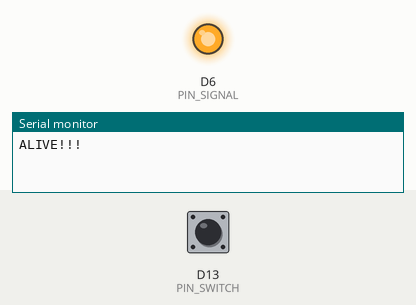
Simulated run of this sketch. Board: Arduino MKR. Parts: output pins drawn as LEDs (lit = HIGH), the last lines printed to the serial monitor. The inputs (shaded band) are chosen by the test bench; at power-on: D13 (PIN_SWITCH) LOW. WiFi joins after 1.5 s; servers stay silent unless stated; uploads are accepted with an empty reply.

Above: at 3.1 s.
At 17.3 s:
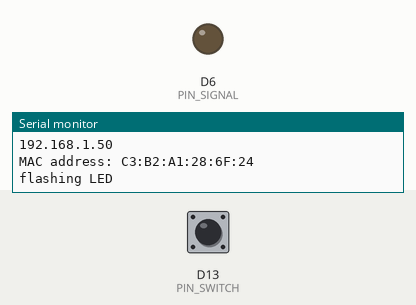
17.4 s: D13 (PIN_SWITCH) pulled HIGH for 3 s
At 18.5 s:
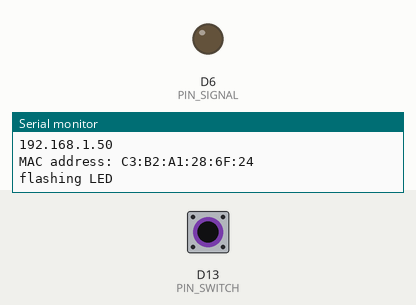
Timing chart, 0 to 20.4 s (numbered marks = the images above; inputs shaded):
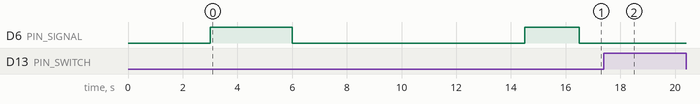

Measured:
- after the input at 17.4 s, D6 (PIN_SIGNAL): stops changing and stays LOW

The sketch:

ConnectWithWPA.ino
```cpp
/*
 * hacked up by justin@domain17.net
 * turn a pin into a switch and cycle hue lights through
 * several on/off/color configurations
 */

/*

 This example connects to an unencrypted Wifi network.
 Then it prints the  MAC address of the Wifi shield,
 the IP address obtained, and other network details.

 Circuit:
 * WiFi shield attached

 created 13 July 2010
 by dlf (Metodo2 srl)
 modified 31 May 2012
 by Tom Igoe
 */

#define USE_ESP8266 1

#include "Arduino.h"
#include <SPI.h>

#if USE_ESP8266
#include "ESP8266WiFi.h"
#else
#include <WiFiNINA.h>
#endif

#include <string>


#define HUE_USERNAME "dbAS-qjEIcxovPQg1tt-EUZq6osUxBTKml5Cwcyt"

char ssid[] = "WuTang4Eva";     //  your network SSID (name)
char pass[] = "test-test-test";  // your network password
int status = WL_IDLE_STATUS;     // the Wifi radio's status


#if USE_ESP8266
int PIN_SWITCH = 13; // pin used for the switch (see https://randomnerdtutorials.com/esp8266-pinout-reference-gpios/)
int PIN_SIGNAL = LED_BUILTIN; // pin used for the LED
#else
int PIN_SWITCH = 3; // pin used for the switch
int PIN_SIGNAL = 1; // pin used for the LED
#endif

::byte hueBridgeAddr[] = {192, 168, 1, 151};
int led_last = HIGH;
int booted = 0;

void wifiSetup(void);

void setup() {

  // set pin to read
  pinMode(PIN_SWITCH, INPUT);
  pinMode(PIN_SIGNAL, OUTPUT);

  //Initialize serial and wait for port to open:
  Serial.begin(115200);

  #if !USE_ESP8266
  while (!Serial) {
    ; // wait for serial port to connect. Needed for native USB port only
  }

  // check for the presence of the shield:
  if (WiFi.status() == WL_NO_SHIELD) {
    Serial.println("WiFi shield not present");
    // don't continue:
    while (true);
  }
  #else
  //Serial.println("skipping WiFi status check");
  #endif

  //String fv = WiFi.firmwareVersion();
  //if (fv != "1.1.0") {
  //  Serial.println("Please upgrade the firmware");
  //}
}

void wifiSetup(void)
{
  int retries = 4;

  // attempt to connect to Wifi network:
  while (status != WL_CONNECTED && retries > 0) {
    Serial.print("Attempting to connect to WPA SSID: ");
    Serial.println(ssid);
    // Connect to WPA/WPA2 network:
    status = WiFi.begin(ssid, pass);

    // wait 10 seconds for connection:
    delay(/*10000*/4000);

    retries -= 1;
  }
}

void loop() {

  if (!booted) {
    Serial.println("ALIVE!!!");
    digitalWrite(PIN_SIGNAL, LOW);
    delay(3000);
    digitalWrite(PIN_SIGNAL, HIGH);
    delay(3000);
    digitalWrite(PIN_SIGNAL, LOW);
    booted = 1;
  }

  // check the network connection once every 10 seconds:
  delay(1000);

  printCurrentNet();
  printWifiData();

  if (digitalRead(PIN_SWITCH) == 1) {
    bool onOff = false;

    onOff = queryHues();
    commandHues(onOff);

    Serial.println("button pressed");

    delay(5000);
  }
  else {

    status = WiFi.status();

    if(status == WL_CONNECTED) {
      Serial.println("flashing LED ");
      digitalWrite(PIN_SIGNAL, led_last);

      led_last = led_last == LOW ? HIGH : LOW;
    }
    else {
      wifiSetup();
    }
    delay(1000);
  }
}

void printWifiData() {
  // print your WiFi shield's IP address:
  IPAddress ip = WiFi.localIP();
  Serial.print("IP Address: ");
  Serial.println(ip);
  Serial.println(ip);

  // print your MAC address:
  byte mac[6];
  WiFi.macAddress(mac);
  Serial.print("MAC address: ");
  Serial.print(mac[5], HEX);
  Serial.print(":");
  Serial.print(mac[4], HEX);
  Serial.print(":");
  Serial.print(mac[3], HEX);
  Serial.print(":");
  Serial.print(mac[2], HEX);
  Serial.print(":");
  Serial.print(mac[1], HEX);
  Serial.print(":");
  Serial.println(mac[0], HEX);

}

void printCurrentNet() {

  if(status != WL_CONNECTED) return;

  // print the SSID of the network you're attached to:
  Serial.print("SSID: ");
  Serial.println(WiFi.SSID());

  // print the MAC address of the router you're attached to:
  byte bssid[6];

  #if USE_ESP8266
  //memcpy(bssid, WiFi.BSSID(0), sizeof(bssid));
  #else
  WiFi.BSSID(bssid);
  #endif
  Serial.print("BSSID: ");
  Serial.print(bssid[5], HEX);
  Serial.print(":");
  Serial.print(bssid[4], HEX);
  Serial.print(":");
  Serial.print(bssid[3], HEX);
  Serial.print(":");
  Serial.print(bssid[2], HEX);
  Serial.print(":");
  Serial.print(bssid[1], HEX);
  Serial.print(":");
  Serial.println(bssid[0], HEX);

  // print the received signal strength:
  long rssi = WiFi.RSSI();
  Serial.print("signal strength (RSSI):");
  Serial.println(rssi);

  // print the encryption type:
  #if USE_ESP8266
  byte encryption = WiFi.encryptionType(0);
  #else
  byte encryption = WiFi.encryptionType();
  #endif
  Serial.print("Encryption Type:");
  Serial.println(encryption, HEX);
  Serial.println();
}

int queryHues() {
  int result = 1;
  WiFiClient client;
  String buf;

  if(!client.connect(hueBridgeAddr, 80)) {
    Serial.print("connection to hue bridge failed");
    return 0;
  }

  String hueCmd = "GET /api/"HUE_USERNAME"/lights/1/ HTTP/1.1";

  client.println(hueCmd);
  client.println("Content-Length: 0");
  client.println("Content-Type: text/plain;charset=UTF-8");
  client.println("");
  client.println("");

  delay(1000);

  while (client.available()) {
    char c = client.read();
    buf += c;
  }

  Serial.print(buf);

  if (buf.indexOf("\"on\":true") > 0) {
    result = 0;
  }

  client.stop();

  Serial.print("query done\n");

  return result;
}

int commandHues(bool on) {
  int err = 0;
  WiFiClient client;

  for (int lightNum = 1; lightNum <= 3; lightNum ++) {

    if(!client.connect(hueBridgeAddr, 80)) {
      err = -1;
      Serial.print("connection to hue bridge failed");
      break;
    }

    String hueCmdBodyOn = "{\"on\": true,\"hue\":10000,\"sat\":255,\"bri\":255}";
    String hueCmdBodyOff = "{\"on\": false}";
    String hueCmd = "PUT /api/"HUE_USERNAME"/lights/"+String(lightNum)+"/state HTTP/1.1";
    String strBuf;
    String body = on ? hueCmdBodyOn : hueCmdBodyOff;
    int bLen = body.length();

    client.println(hueCmd);
    strBuf = "Content-Length: " + String(bLen);
    client.println(strBuf);
    client.println("Content-Type: text/plain;charset=UTF-8");
    client.println("");
    client.println(body);

    Serial.print("writing " + hueCmd + strBuf + body + "\n successful\n");

    delay(2000);

    Serial.print("response:\r\n");

    using namespace std;

    std::string* buf = new std::string("");
    while (client.available()) {
      *buf += client.read();
      //char c = client.read();
      Serial.write(buf->c_str());
    }
    Serial.print("\r\n");

    delay(1000);

    client.stop();
  }

  return err;
}
```
